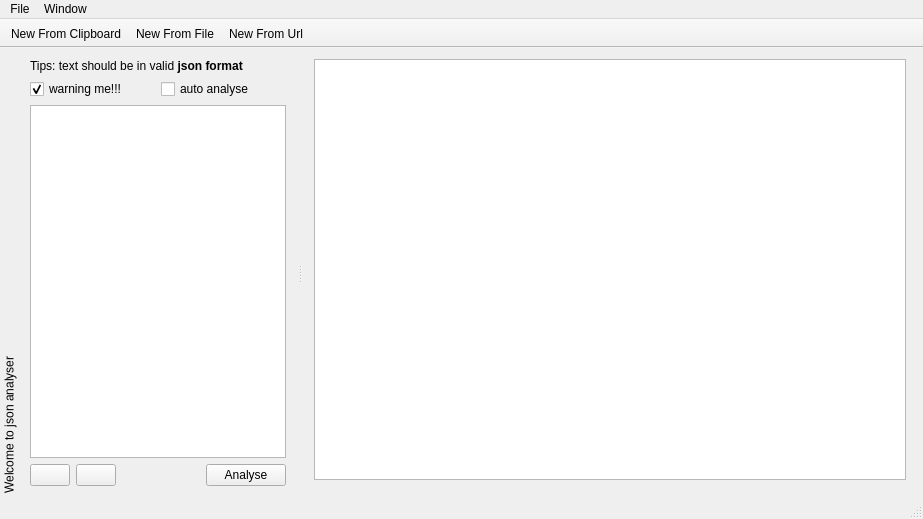
<?xml version="1.0" encoding="UTF-8"?>
<ui version="4.0">
 <class>MainWindow</class>
 <widget class="QMainWindow" name="MainWindow">
  <property name="geometry">
   <rect>
    <x>0</x>
    <y>0</y>
    <width>923</width>
    <height>519</height>
   </rect>
  </property>
  <property name="windowTitle">
   <string>Json Analyser</string>
  </property>
  <widget class="QWidget" name="centralWidget">
   <layout class="QGridLayout" name="gridLayout_3">
    <item row="1" column="0">
     <widget class="QFrame" name="fmLabels">
      <property name="frameShape">
       <enum>QFrame::StyledPanel</enum>
      </property>
      <property name="frameShadow">
       <enum>QFrame::Raised</enum>
      </property>
     </widget>
    </item>
    <item row="0" column="0">
     <layout class="QHBoxLayout" name="horizontalLayout_3">
      <item>
       <widget class="QTreeView" name="tvJsonView">
        <property name="verticalScrollBarPolicy">
         <enum>Qt::ScrollBarAsNeeded</enum>
        </property>
        <property name="horizontalScrollBarPolicy">
         <enum>Qt::ScrollBarAsNeeded</enum>
        </property>
       </widget>
      </item>
      <item>
       <widget class="QFrame" name="fmRight">
        <property name="frameShape">
         <enum>QFrame::StyledPanel</enum>
        </property>
        <property name="frameShadow">
         <enum>QFrame::Raised</enum>
        </property>
       </widget>
      </item>
     </layout>
    </item>
   </layout>
  </widget>
  <widget class="QMenuBar" name="menuBar">
   <property name="geometry">
    <rect>
     <x>0</x>
     <y>0</y>
     <width>923</width>
     <height>22</height>
    </rect>
   </property>
   <widget class="QMenu" name="menuFile">
    <property name="title">
     <string>File</string>
    </property>
    <addaction name="actionNew_From_Clipboard"/>
    <addaction name="actionNew_From_File"/>
    <addaction name="actionNew_From_Url"/>
   </widget>
   <widget class="QMenu" name="menuWindow">
    <property name="title">
     <string>Window</string>
    </property>
    <addaction name="actionHide_Dock"/>
   </widget>
   <addaction name="menuFile"/>
   <addaction name="menuWindow"/>
  </widget>
  <widget class="QToolBar" name="mainToolBar">
   <property name="movable">
    <bool>false</bool>
   </property>
   <property name="floatable">
    <bool>false</bool>
   </property>
   <attribute name="toolBarArea">
    <enum>TopToolBarArea</enum>
   </attribute>
   <attribute name="toolBarBreak">
    <bool>false</bool>
   </attribute>
   <addaction name="actionNew_From_Clipboard"/>
   <addaction name="actionNew_From_File"/>
   <addaction name="actionNew_From_Url"/>
  </widget>
  <widget class="QStatusBar" name="statusBar"/>
  <widget class="QDockWidget" name="dockWidget">
   <property name="features">
    <set>QDockWidget::DockWidgetVerticalTitleBar</set>
   </property>
   <property name="windowTitle">
    <string>Welcome to json analyser</string>
   </property>
   <attribute name="dockWidgetArea">
    <number>1</number>
   </attribute>
   <widget class="QWidget" name="dockWidgetContents">
    <layout class="QGridLayout" name="gridLayout_2">
     <property name="leftMargin">
      <number>0</number>
     </property>
     <property name="topMargin">
      <number>0</number>
     </property>
     <property name="rightMargin">
      <number>0</number>
     </property>
     <property name="bottomMargin">
      <number>0</number>
     </property>
     <item row="0" column="0">
      <widget class="QWidget" name="widget" native="true">
       <layout class="QGridLayout" name="gridLayout">
        <item row="0" column="0">
         <widget class="QLabel" name="label">
          <property name="text">
           <string>Tips: text should be in valid &lt;b&gt;json format&lt;/b&gt;</string>
          </property>
         </widget>
        </item>
        <item row="1" column="0">
         <layout class="QHBoxLayout" name="horizontalLayout_2">
          <item>
           <widget class="QCheckBox" name="cbWarningMe">
            <property name="text">
             <string>warning me!!!</string>
            </property>
            <property name="checked">
             <bool>true</bool>
            </property>
           </widget>
          </item>
          <item>
           <widget class="QCheckBox" name="cbAuto">
            <property name="text">
             <string>auto analyse</string>
            </property>
           </widget>
          </item>
         </layout>
        </item>
        <item row="2" column="0">
         <widget class="QPlainTextEdit" name="teJson"/>
        </item>
        <item row="3" column="0">
         <layout class="QHBoxLayout" name="horizontalLayout">
          <item>
           <widget class="QPushButton" name="btHide">
            <property name="text">
             <string/>
            </property>
           </widget>
          </item>
          <item>
           <widget class="QPushButton" name="btIndent">
            <property name="text">
             <string/>
            </property>
           </widget>
          </item>
          <item>
           <spacer name="horizontalSpacer">
            <property name="orientation">
             <enum>Qt::Horizontal</enum>
            </property>
            <property name="sizeHint" stdset="0">
             <size>
              <width>40</width>
              <height>20</height>
             </size>
            </property>
           </spacer>
          </item>
          <item>
           <widget class="QPushButton" name="btAnalyse">
            <property name="text">
             <string>Analyse</string>
            </property>
           </widget>
          </item>
         </layout>
        </item>
       </layout>
      </widget>
     </item>
    </layout>
   </widget>
  </widget>
  <action name="actionNew_From_Clipboard">
   <property name="text">
    <string>New From Clipboard</string>
   </property>
   <property name="iconVisibleInMenu">
    <bool>false</bool>
   </property>
  </action>
  <action name="actionNew_From_File">
   <property name="text">
    <string>New From File</string>
   </property>
   <property name="iconVisibleInMenu">
    <bool>false</bool>
   </property>
  </action>
  <action name="actionNew_From_Url">
   <property name="text">
    <string>New From Url</string>
   </property>
   <property name="iconVisibleInMenu">
    <bool>false</bool>
   </property>
  </action>
  <action name="actionHide_Dock">
   <property name="checkable">
    <bool>true</bool>
   </property>
   <property name="checked">
    <bool>true</bool>
   </property>
   <property name="text">
    <string>Left Dock</string>
   </property>
  </action>
 </widget>
 <layoutdefault spacing="6" margin="11"/>
 <resources/>
 <connections/>
</ui>
